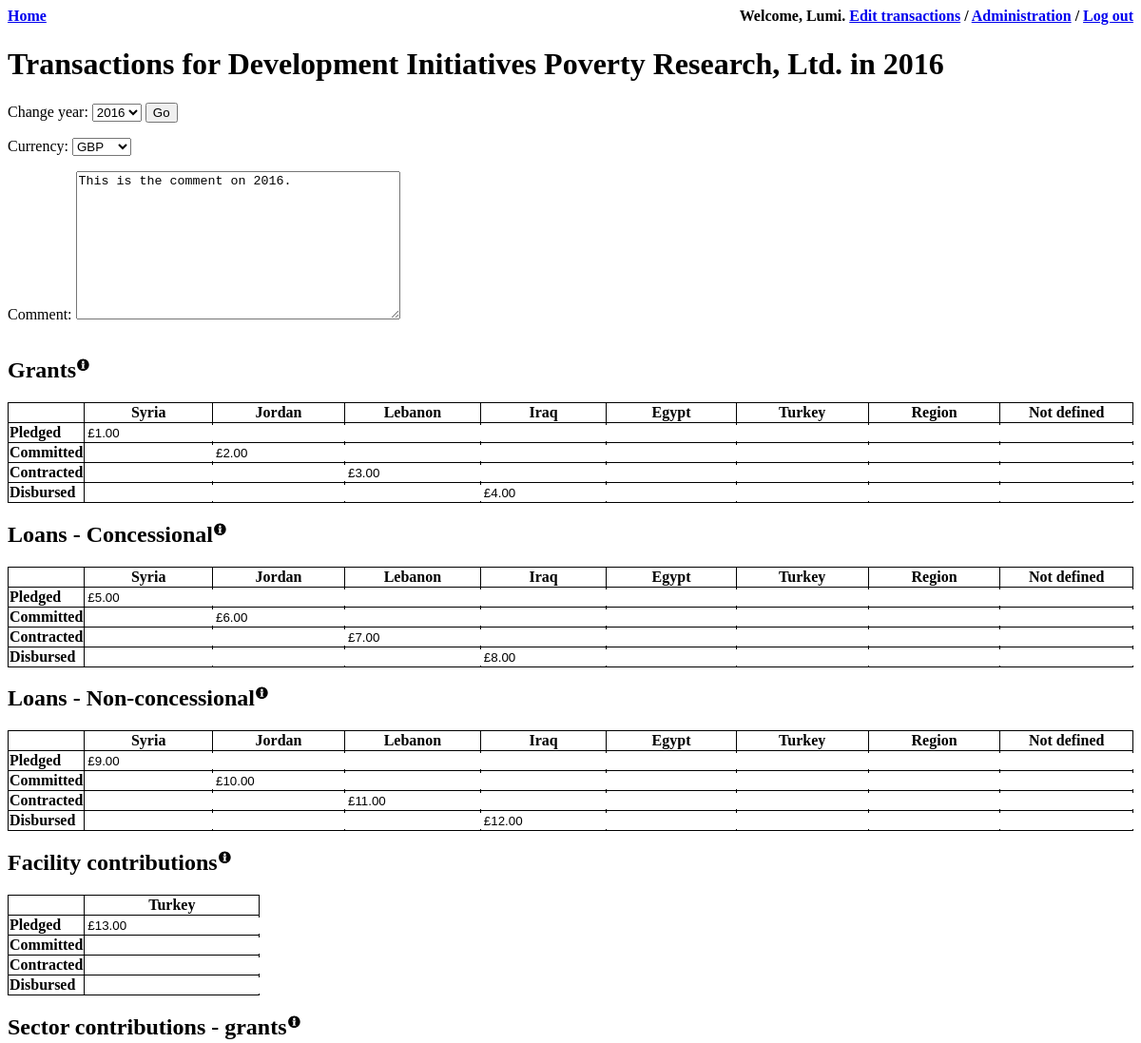
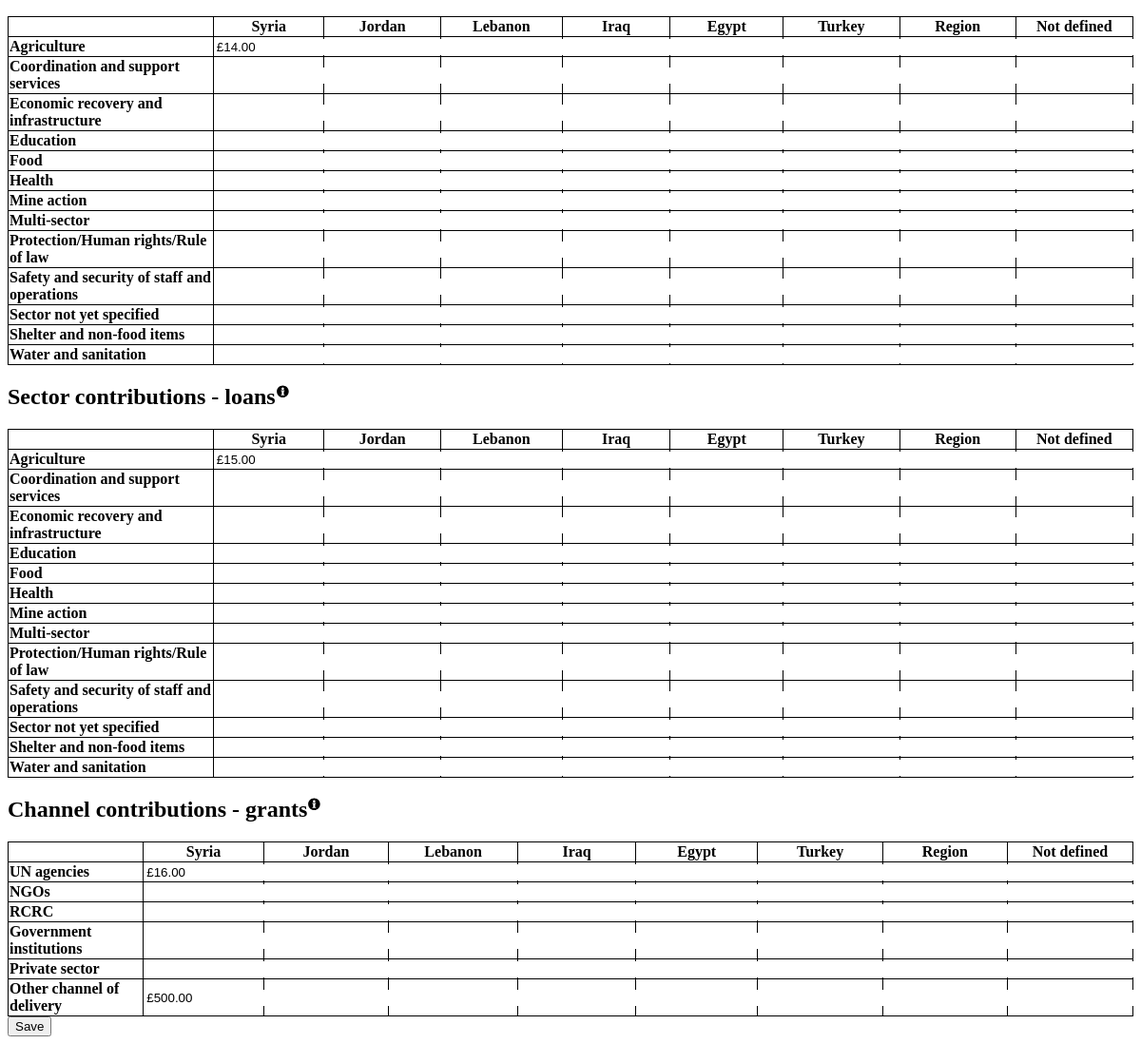
The app's page /edit/2016/ (signed in) with its own data (2 pictures, top to bottom).
### core/models.py (models this page shows, shortened)
class Contact(models.Model):
    user = models.OneToOneField(User,on_delete=models.CASCADE,primary_key=True)
    organisation = models.ForeignKey(Organisation)

class Organisation(models.Model):
    name = models.CharField(max_length=255,unique=True)
    slug = models.SlugField(max_length=255,unique=True)
    grant_making = models.BooleanField(default=True)
    loan_making = models.BooleanField(default=True)
    government = models.BooleanField(default=True)
    class Meta:
        ordering = ['name']
    def __unicode__(self):
        return u'%s' % self.name

class Spreadsheet(models.Model):
    YEAR_CHOICES = (
        (2016,2016),
        (2017,2017),
        (2018,2018),
        (2019,2019),
        (2020,2020),
    )
    year = models.IntegerField(choices=YEAR_CHOICES)
    currency = models.ForeignKey(Currency)
    organisation = models.ForeignKey(Organisation)
    comment = models.TextField(null=True,blank=True)

class Sector(models.Model):
    name = models.CharField(max_length=255)
    LOAN_OR_GRANT_CHOICES = (
        ('L','Loan'),
        ('G','Grant'),
    )
    loan_or_grant = models.CharField(max_length=1,choices=LOAN_OR_GRANT_CHOICES,default='G')
    def __unicode__(self):
        return u'%s' % self.name

### core/views.py (the view)
# urls.py: url(r'^edit/(?P<year>\d{4})/$', views.edit, name='core.views.edit'),
@login_required
def edit(request,year):
    facility_years = [2016,2017]
    user = request.user
    contact = get_object_or_404(Contact,user=user)
    organisation = contact.organisation
    recipients = Entry.RECIPIENT_CHOICES
    statuses = Entry.PLEDGE_OR_DISB_CHOICES
    sectors = Sector.objects.all()
    channels = Entry.DELIVERY_CHOICES
    years = Spreadsheet.YEAR_CHOICES
    year = int(year)
    if request.method == "POST":
        form = SpreadsheetForm(request.POST)
        queryDict = request.POST
        comment = queryDict.get('comment')
        if not Spreadsheet.objects.filter(organisation=organisation,year=year).exists():
            spreadsheet = form.save(commit=False)
            spreadsheet.year = year
            spreadsheet.organisation = organisation
            spreadsheet.save()
        else:
            spreadsheet = Spreadsheet.objects.get(organisation=organisation,year=year)
            form = SpreadsheetForm(request.POST,instance=spreadsheet)
            spreadsheet = form.save()
        excludeKeys = ["currency","comment","csrfmiddlewaretoken"]
        for key, value in queryDict.iteritems():
            if Entry.objects.filter(spreadsheet=spreadsheet,coordinates=key).exists():
                entry = Entry.objects.get(spreadsheet=spreadsheet,coordinates=key)
                if safeFloat(value)>=0:
                    entry.amount = safeFloat(value)
                    entry.save_reverse()
                else:
                    entry.delete()
            elif key not in excludeKeys and value!="":
                entry = Entry()
                entry.spreadsheet = spreadsheet
                entry.coordinates = key
                if safeFloat(value)>=0:
                    entry.amount = safeFloat(value)
                    entry.save_reverse()
        return redirect(spreadsheet)
    else:
        if Spreadsheet.objects.filter(organisation=organisation,year=year).exists():
            spreadsheet = Spreadsheet.objects.get(organisation=organisation,year=year)
            form = SpreadsheetForm(instance=spreadsheet)
            entries = Entry.objects.filter(spreadsheet=spreadsheet)
            currency = spreadsheet.currency
        else:
            form = SpreadsheetForm()
            entries = []
            currency = []
    return render(request,'core/edit.html', {"user":user,"contact":contact,"form":form,"entries":entries,"recipients":recipients,"statuses":statuses,"sectors":sectors,"channels":channels,"years":years,"selected_year":year,"currency":currency,"facility_years":facility_years})

### core/forms.py
class SpreadsheetForm(ModelForm):
    class Meta:
        model = Spreadsheet
        fields = ('currency','comment',)

### core/models.py (called while the page is built)
    def __str__(self):
        return self.iso

### ghts/templates/core/edit.html (shortened to what this page needs)
{% extends 'core/base.html' %}
    {% block head %}
        {% load staticfiles %}
            <link rel=stylesheet href="{% static "core/css/info.css" %}" type="text/css">
    {% endblock %}
    {% block content %}
    <h1>Transactions for {{contact.organisation}} in {{selected_year}}</h1>
    <p>
        <label>Change year:</label>
        <select id="year">
            {% for year1, year2 in years%}
                {% if year1 == selected_year %}
                <option value="{{year1}}" selected="selected">{{year1}}</option>
                {% else %}
                <option value="{{year1}}">{{year1}}</option>
                {% endif %}
            {% endfor %}
        </select>
        <button id="yearBtn">Go</button>
    </p>
    <form method="POST" class="transaction-form">{% csrf_token %}
        {{ form.as_p }}
    {% if contact.organisation.grant_making %}
    <div class="titleWrap">
        <h2>Grants</h2>
        <div class="info" onclick="toggle('grants')"></div>
    </div>
    <table>
        <tr>
            <th></th>
            {% for rcode, recip in recipients %}
                <th>{{recip}}</th>
            {% endfor %}
        </tr>
    {% for scode, status in statuses %}
        <tr>
            <td><b>{{status}}</b></td>
            {% for rcode, recip in recipients %}
                <td><input type="text" name="G|C|{{scode}}|{{rcode}}|||"/></td>
            {% endfor %}
        </tr>
    {% endfor %}
    </table>
    {% endif %}
    {% if contact.organisation.loan_making %}
    <div class="titleWrap">
        <h2>Loans - Concessional</h2>
        <div class="info" onclick="toggle('loansC')"></div>
    </div>
    <table>
        <tr>
            <th></th>
            {% for rcode, recip in recipients %}
                <th>{{recip}}</th>
            {% endfor %}
        </tr>
    {% for scode, status in statuses %}
        <tr>
            <td><b>{{status}}</b></td>
            {% for rcode, recip in recipients %}
                <td><input type="text" name="L|C|{{scode}}|{{rcode}}|||"/></td>
            {% endfor %}
        </tr>
    {% endfor %}
    </table>
    <div class="titleWrap">
        <h2>Loans - Non-concessional</h2>
        <div class="info" onclick="toggle('loansN')"></div>
    </div>
    <table>
        <tr>
            <th></th>
            {% for rcode, recip in recipients %}
                <th>{{recip}}</th>
            {% endfor %}
        </tr>
    {% for scode, status in statuses %}
        <tr>
            <td><b>{{status}}</b></td>
            {% for rcode, recip in recipients %}
                <td><input type="text" name="L|N|{{scode}}|{{rcode}}|||"/></td>
            {% endfor %}
        </tr>
    {% endfor %}
    </table>
    {% endif %}
    {% if selected_year in facility_years and contact.organisation.government %}
    <div class="titleWrap">
        <h2>Facility contributions</h2>
        <div class="info" onclick="toggle('facility')"></div>
    </div>
    <table>
        <tr>
            <th></th>
            <th>Turkey</th>
        </tr>
    {% for scode, status in statuses %}
        <tr>
            <td><b>{{status}}</b></td>
            <td><input type="text" name="|N|{{scode}}|T|||F"/></td>
        </tr>
    {% endfor %}
    </table>
    {% endif %}
    {% if contact.organisation.grant_making %}
    <div class="titleWrap">
        <h2>Sector contributions - grants</h2>
        <div class="info" onclick="toggle('sectorG')"></div>
    </div>
    <table>
        <tr>
            <th></th>
            {% for rcode, recip in recipients %}
                <th>{{recip}}</th>
            {% endfor %}
        </tr>
    {% for sector in sectors %}
        <tr>
            <td><b>{{sector}}</b></td>
            {% for rcode, recip in recipients %}
                <td><input type="text" name="G|C||{{rcode}}|{{sector}}||"/></td>
            {% endfor %}
        </tr>
    {% endfor %}
    </table>
    {% endif %}
    {% if contact.organisation.loan_making %}
    <div class="titleWrap">
        <h2>Sector contributions - loans</h2>
        <div class="info" onclick="toggle('sectorL')"></div>
    </div>
    <table>
        <tr>
            <th></th>
            {% for rcode, recip in recipients %}
                <th>{{recip}}</th>
            {% endfor %}
        </tr>
    {% for sector in sectors %}
        <tr>
            <td><b>{{sector}}</b></td>
            {% for rcode, recip in recipients %}
                <td><input type="text" name="L|||{{rcode}}|{{sector}}||"/></td>
            {% endfor %}
        </tr>
    {% endfor %}
    </table>
    {% endif %}
    {% if contact.organisation.grant_making %}
    <div class="titleWrap">
        <h2>Channel contributions - grants</h2>
        <div class="info" onclick="toggle('channel')"></div>
    </div>
    <table>
        <tr>
            <th></th>
            {% for rcode, recip in recipients %}
                <th>{{recip}}</th>
            {% endfor %}
        </tr>
    {% for ccode, channel in channels %}
        <tr>
            <td><b>{{channel}}</b></td>
            {% for rcode, recip in recipients %}
                <td><input type="text" name="G|C||{{rcode}}||{{ccode}}|"/></td>
            {% endfor %}
        </tr>
    {% endfor %}
    </table>
    {% endif %}
        <button type="submit" class="save btn btn-default">Save</button>
    </form>
    {% endblock %}

### ghts/templates/core/base.html (shortened to what this page needs)
<!DOCTYPE html>
    <html>
        <head>
            {% block head %}
            {% endblock %}
            {% load staticfiles %}
            <link rel=stylesheet href="{% static "core/css/login.css" %}" type="text/css">
            </head>
        <body style="background-color: #fff;">
    <div id="nav">
        <div id="home">
            <a href="{% url 'core.views.index' %}">Home</a>
        </div>
        {% if user.is_authenticated %}
        <div id="user-tools">
            {% block welcome-msg %}
                Welcome,
                <strong>{% firstof user.get_short_name user.get_username %}</strong>.
            {% endblock %}
            <a href="{% url 'core.views.edit' 2016 %}">Edit transactions</a> /
            {% block userlinks %}
            {% if user.is_staff %}
                <a href="{% url 'admin:login' %}">Administration</a> /
            {% endif %}
                <a href="{% url 'core.views.login_user' %}">Log out</a>
            {% endblock %}
        </div>
        {% endif %}
    </div>
    <div id="meta-content">
            {% block content %}
            {% endblock %}
    </div>
        </body>
    </html>

### core/static/core/css/info.css (style rules this page uses)
.info { height:15px; width:15px; margin-top:0.83em; margin-bottom:0.83em; background-size:15px; font-size:1.5em; cursor:pointer; float:left; }

### core/static/core/css/login.css (style rules this page uses)
body { background: #f8f8f8; }

### ghts/templates/core/base.html (style rules this page uses)
div#nav { width:100%;font-weight:bold;padding-bottom:20px; }
div#user-tools { text-align:right;width:50%;float:left;padding:0px; }
div#home { width:50%;float:left;padding:0px; }
div#meta-content { width:100% }

### ghts/templates/core/edit.html (style rules this page uses)
table, tr, th, td { border:1px solid black; border-collapse:collapse; }
table input { border:none;height:100%;width:100%; }
div.titleWrap { width:100%;float:left; }
.titleWrap h2 { float:left; }

### records on screen
Contact: organisation "Development Initiatives Poverty Research, Ltd."
Spreadsheet: currency "GBP", comment "This is the comment on 2016."
Sector: name "Agriculture"
Sector: name "Coordination and support services"
Sector: name "Economic recovery and infrastructure"
Sector: name "Education"
Sector: name "Food"
Sector: name "Health"
Sector: name "Mine action"
Sector: name "Multi-sector"
Sector: name "Protection/Human rights/Rule of law"
Sector: name "Safety and security of staff and operations"
Sector: name "Sector not yet specified"
Sector: name "Shelter and non-food items"
Sector: name "Water and sanitation"

### other values on screen
{{ selected_year }} "2016"
{{ recip }} "Syria" "Jordan" "Lebanon" "Iraq" "Egypt" "Turkey" "Region" "Not defined"
{{ status }} "Pledged" "Committed" "Contracted" "Disbursed"
{{ channel }} "UN agencies" "NGOs" "RCRC" "Government institutions" "Private sector" "Other channel of delivery"
form field value "2016"
